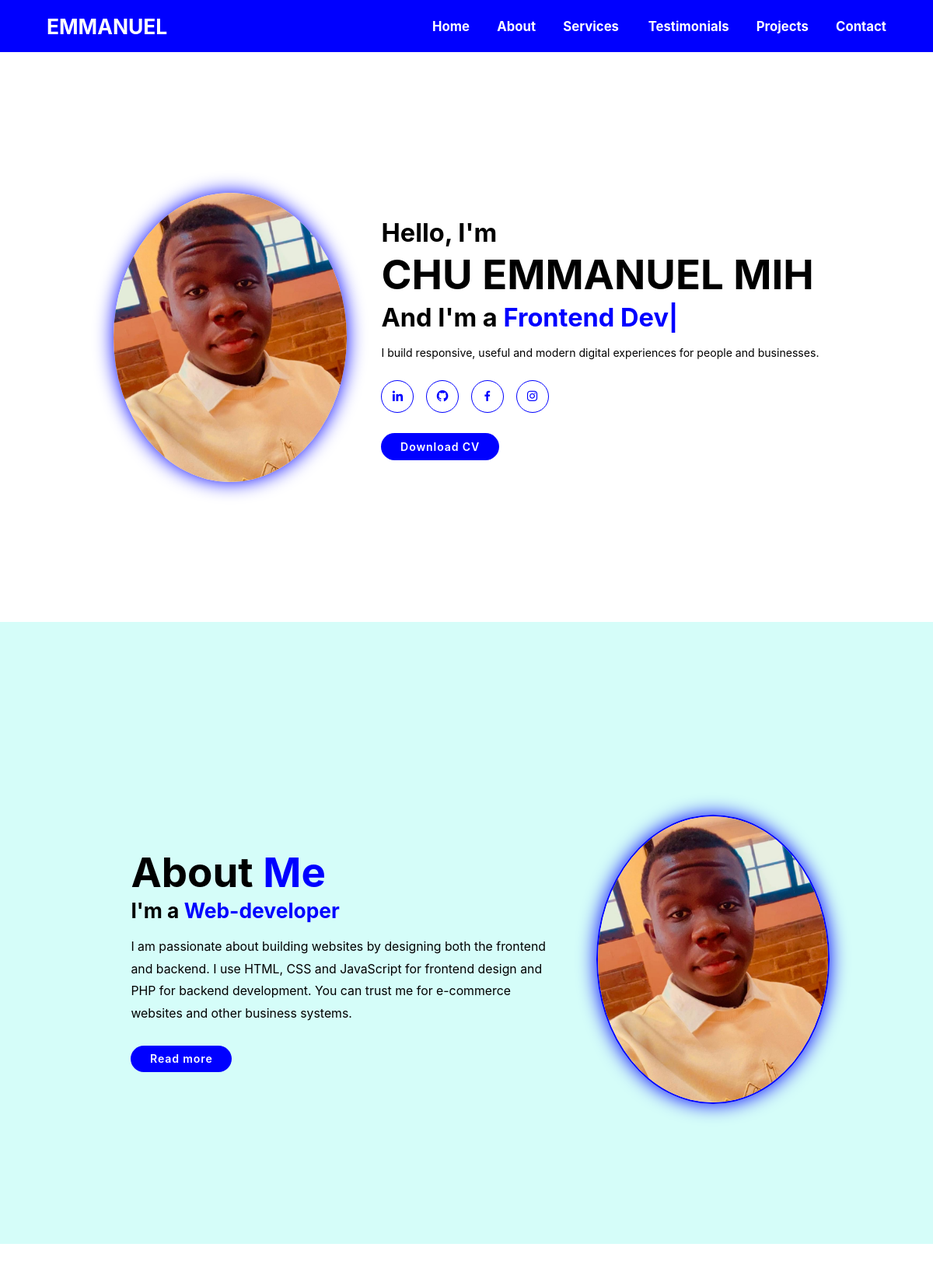
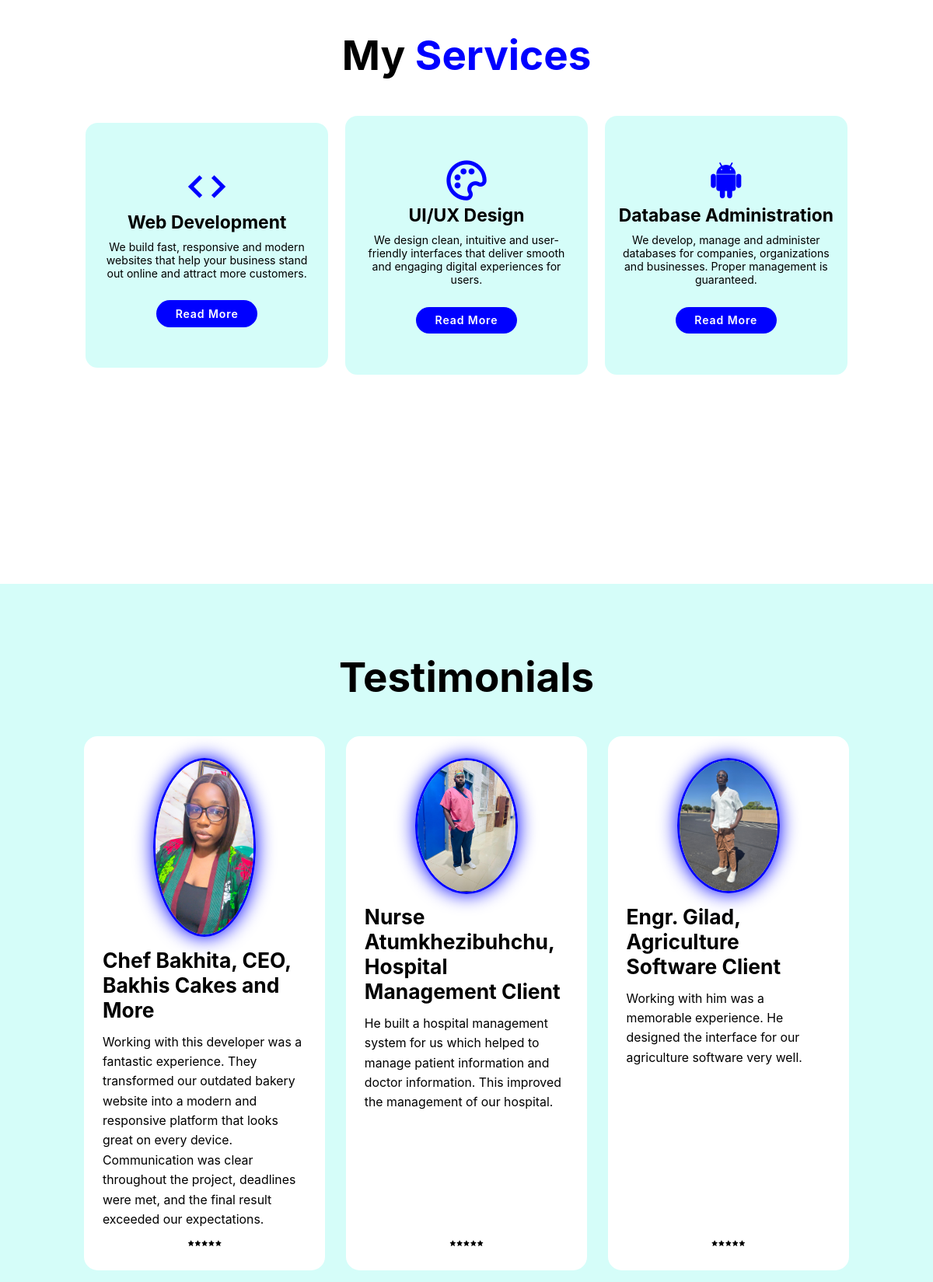
The page / (upper part) on the database its author committed (2 pictures, top to bottom).
### tables this page shows
CREATE TABLE IF NOT EXISTS services (
    id INT UNSIGNED AUTO_INCREMENT PRIMARY KEY,
    title VARCHAR(150) NOT NULL,
    icon_class VARCHAR(100) NOT NULL DEFAULT 'bx bx-code',
    short_description TEXT NOT NULL,
    details_title VARCHAR(150) NULL,
    details_description TEXT NULL,
    details_image VARCHAR(255) NULL,
    detail_items JSON NULL,
    sort_order INT NOT NULL DEFAULT 0,
    is_active TINYINT(1) NOT NULL DEFAULT 1,
    created_at TIMESTAMP DEFAULT CURRENT_TIMESTAMP,
    updated_at TIMESTAMP DEFAULT CURRENT_TIMESTAMP ON UPDATE CURRENT_TIMESTAMP
);

CREATE TABLE IF NOT EXISTS testimonials (
    id INT UNSIGNED AUTO_INCREMENT PRIMARY KEY,
    client_name VARCHAR(150) NOT NULL,
    client_role VARCHAR(150) NULL,
    image VARCHAR(255) NULL,
    content TEXT NOT NULL,
    rating TINYINT UNSIGNED NOT NULL DEFAULT 5,
    sort_order INT NOT NULL DEFAULT 0,
    is_active TINYINT(1) NOT NULL DEFAULT 1,
    created_at TIMESTAMP DEFAULT CURRENT_TIMESTAMP,
    updated_at TIMESTAMP DEFAULT CURRENT_TIMESTAMP ON UPDATE CURRENT_TIMESTAMP
);

### includes/functions.php (called while the page is built, shortened)
<?php
function e(?string $value): string
{
    return htmlspecialchars($value ?? '', ENT_QUOTES, 'UTF-8');
}

### index.php (the view, shortened to what this page needs)
<?php
require __DIR__ . '/config/db.php';
require __DIR__ . '/includes/functions.php';
$settings = [];
foreach ($pdo->query('SELECT setting_key, setting_value FROM portfolio_settings') as $row) {
    $settings[$row['setting_key']] = $row['setting_value'];
}
$services = $pdo->query('SELECT * FROM services WHERE is_active = 1 ORDER BY sort_order, id')->fetchAll();
$testimonials = $pdo->query('SELECT * FROM testimonials WHERE is_active = 1 ORDER BY sort_order, id')->fetchAll();
function setting(array $settings, string $key, string $fallback = ''): string
{
    return e($settings[$key] ?? $fallback);
}
?>
<!DOCTYPE html>
<html lang="en">
<head>
    <link rel="stylesheet" href="assets/css/style.css">
    <link rel="stylesheet" href="https://unpkg.com/boxicons@2.1.4/css/boxicons.min.css">
</head>
<body>
<header class="header">
    <a class="logo" href="#home"><?= setting($settings, 'site_name', 'EMMANUEL') ?></a>
    <nav class="navbar" id="navbar">
        <a href="#home">Home</a><a href="#about">About</a><a href="#services">Services</a>
        <a href="#testimonials">Testimonials</a><a href="#projects">Projects</a><a href="#contact">Contact</a>
    </nav>
</header>
<section class="home" id="home">
    <div class="home-img"><img src="assets/images/<?= setting($settings, 'profile_image') ?>" alt="Profile image"></div>
    <div class="home-content">
        <h3>Hello, I'm</h3><h1><?= setting($settings, 'hero_name') ?></h1>
        <h3>And I'm a <span class="multiple-text"><?= setting($settings, 'hero_role') ?></span></h3>
        <p><?= setting($settings, 'hero_intro') ?></p>
        <div class="social-media">
            <a href="<?= setting($settings, 'linkedin_url', '#') ?>" aria-label="LinkedIn"><i class="bx bxl-linkedin"></i></a>
            <a href="<?= setting($settings, 'github_url', '#') ?>" aria-label="GitHub"><i class="bx bxl-github"></i></a>
            <a href="<?= setting($settings, 'facebook_url', '#') ?>" aria-label="Facebook"><i class="bx bxl-facebook"></i></a>
            <a href="<?= setting($settings, 'instagram_url', '#') ?>" aria-label="Instagram"><i class="bx bxl-instagram"></i></a>
        </div>
        <a class="btn" href="<?= setting($settings, 'cv_url', '#') ?>">Download CV</a>
    </div>
</section>
<section class="about" id="about">
    <div class="about-content"><h2 class="heading">About <span>Me</span></h2>
        <h3>I'm a <span><?= setting($settings, 'about_role') ?></span></h3>
        <p><?= setting($settings, 'about_short') ?></p><a class="btn" href="<?= setting($settings, 'about_read_more', '#') ?>">Read more</a>
    </div>
    <div class="about-img"><img src="assets/images/<?= setting($settings, 'profile_image') ?>" alt="About profile image"></div>
</section>
<section class="services" id="services"><h2 class="heading">My <span>Services</span></h2><div class="services-container">
<?php foreach ($services as $service): ?>
    <article class="services-box"><i class="bx <?= e($service['icon_class']) ?>"></i><h3><?= e($service['title']) ?></h3><p><?= e($service['short_description']) ?></p><a class="btn" href="service.php?id=<?= (int)$service['id'] ?>">Read More</a></article>
<?php endforeach; ?>
</div></section>
<section class="testimonials" id="testimonials"><div class="testimonials-box"><h2 class="heading">Testimonials</h2><div class="wrapper">
<?php foreach ($testimonials as $testimonial): ?>
    <article class="testimonial-item"><img src="assets/images/<?= e($testimonial['image']) ?>" alt="<?= e($testimonial['client_name']) ?>"><h2><?= e($testimonial['client_name']) ?><?= $testimonial['client_role'] ? ', ' . e($testimonial['client_role']) : '' ?></h2><p><?= e($testimonial['content']) ?></p><div class="rating"><?php for ($i = 1; $i <= (int)$testimonial['rating']; $i++): ?><i class="bx bxs-star"></i><?php endfor; ?></div></article>
<?php endforeach; ?>
</div></div></section>
</body>
</html>

### assets/css/style.css (style rules this page uses)
* { margin: 0; padding: 0; box-sizing: border-box; text-decoration: none; border: none; outline: none; scroll-behavior: smooth; font-family: -apple-system, sans-serif; }
:root { --bg-color: #fff; --snd-bg-color: #d5fdf9; --text-color: #000; --main-color: blue; }
html { font-size: 62.5%; overflow-x: hidden; }
body { background: var(--bg-color); color: var(--text-color); }
section { min-height: 100vh; padding: 10rem 9% 2rem; }
.header { position: fixed; width: 100%; top: 0; right: 0; z-index: 1000; display: flex; align-items: center; justify-content: space-between; padding: 2rem 5%; background: var(--main-color); backdrop-filter: blur(10px); transition: all 0.5s ease; }
.logo { font-size: 3rem; color: var(--bg-color); font-weight: 700; cursor: default; transition: 0.3s ease; }
.navbar a { font-size: 1.9rem; color: var(--bg-color); margin-left: 4rem; font-weight: 700; transition: 0.3s ease-in-out; }
.home { display: flex; justify-content: center; align-items: center; }
.home-img img { width: 25vw; animation: floatImage 4s ease-in-out infinite; border-radius: 50%; box-shadow: 0 0 25px var(--main-color); cursor: pointer; transition: 0.4s ease-in-out; }
.home-content { margin-left: 5rem; }
.home-content h3 { font-size: 3.7rem; font-weight: 700; }
.home-content h3:nth-of-type(2) { margin-bottom: 2rem; }
span { color: var(--main-color); }
.home-content h1 { font-size: 6rem; font-weight: 700; line-height: 1.3; }
.home-content p { font-size: 1.6rem; }
.social-media a { display: inline-flex; justify-content: center; align-items: center; width: 42px; height: 42px; background: transparent; border: .2rem solid var(--main-color); border-radius: 50%; font-size: 2rem; color: var(--main-color); margin: 3rem 1.5rem 3rem 0; transition: .3s ease-in-out; }
.btn { display: inline-block; padding: 1rem 2.8rem; background: var(--main-color); border-radius: 4rem; box-shadow: none; font-size: 1.6rem; color: var(--bg-color); letter-spacing: .1rem; font-weight: 600; transition: .5s ease; }
.about { display: flex; align-items: center; justify-content: center; gap: 2rem; background: var(--snd-bg-color); }
.about-img img { width: 25vw; width: 25vw; border: 2px solid var(--main-color); border-radius: 50%; box-shadow: 0 0 25px var(--main-color); cursor: pointer; transition: 0.4s ease-in-out; }
.heading { text-align: center; font-size: 6rem; }
.about-content { padding: 0 4rem; }
.about-content h2 { text-align: left; line-height: 1.2; }
.about-content h3 { font-size: 3rem; }
.about-content p { max-width: 62rem; margin: 2rem 0 3rem; font-size: 1.8rem; line-height: 1.8; text-wrap: pretty; }
.services h2 { margin-bottom: 5rem; }
.services-container { display: flex; justify-content: center; align-items: center; flex-wrap: wrap; gap: 2rem; }
.services-container .services-box { flex: 1 1 30rem; background: var(--snd-bg-color); padding: 6rem 2rem 6rem; border-radius: 2rem; text-align: center; border: .3rem solid var(--bg-color); transition: .5s ease; }
.services-box i { font-size: 7rem; color: var(--main-color); }
.services-box h3 { font-size: 2.6rem; }
.services-box p { font-size: 1.6rem; margin: 1rem 0 3rem; }
.testimonials { background: var(--snd-bg-color); }
.testimonials-box { background-size: cover; display: flex; align-items: center; justify-content: center; flex-direction: column; }
.testimonials .heading { margin-bottom: 5rem; }
.testimonials-box img { width: 15rem; border-radius: 50%; border: 3px solid var(--main-color); box-shadow: 0 0 25px var(--main-color); }
.wrapper { width: min(120rem, 100%); margin: 0 auto; display: grid; grid-template-columns: repeat(3, minmax(0, 1fr)); align-items: stretch; gap: 3rem; }
.testimonial-item { min-height: 52rem; width: 100%; background: var(--bg-color); border: .3rem solid var(--bg-color); border-radius: 2rem; margin: 0; padding: 3rem 2.5rem; cursor: pointer; display: flex; flex-direction: column; justify-content: flex-start; align-items: center; gap: 1.5rem; color: var(--text-color); transition: 0.5s ease; }
.testimonial-item h2 { font-size: 3rem; min-height: 7rem; display: flex; align-items: center; justify-content: center; }
.testimonial-item p { flex: 1; font-size: 1.8rem; line-height: 1.6; }
.testimonial-item .rating { margin-top: auto; }
@media (max-width:1200px) { html { font-size: 55%; } }

### rows shown on the page
services: title "Web Development", short_description "We build fast, responsive and modern websites that help your business stand out online and attract more customers."
services: title "UI/UX Design", short_description "We design clean, intuitive and user-friendly interfaces that deliver smooth and engaging digital experiences for users."
services: title "Database Administration", short_description "We develop, manage and administer databases for companies, organizations and businesses. Proper management is guaranteed."
testimonials: image (picture), client_name "Chef Bakhita", client_role "CEO, Bakhis Cakes and More", content "Working with this developer was a fantastic experience. They transformed our outdated bakery website into a modern and responsive platform that looks great on every device. Communication was clear throughout the project, deadlines were met, and the final result exceeded our expectations.", rating 5 (drawn)
testimonials: image (picture), client_name "Nurse Atumkhezibuhchu", client_role "Hospital Management Client", content "He built a hospital management system for us which helped to manage patient information and doctor information. This improved the management of our hospital.", rating 5 (drawn)
testimonials: image (picture), client_name "Engr. Gilad", client_role "Agriculture Software Client", content "Working with him was a memorable experience. He designed the interface for our agriculture software very well.", rating 5 (drawn)

### other values the page prints
setting($settings, 'site_name', 'EMMANUEL') "EMMANUEL"
setting($settings, 'hero_name') "CHU EMMANUEL MIH"
setting($settings, 'hero_intro') "I build responsive, useful and modern digital experiences for people and businesses."
setting($settings, 'about_role') "Web-developer"
